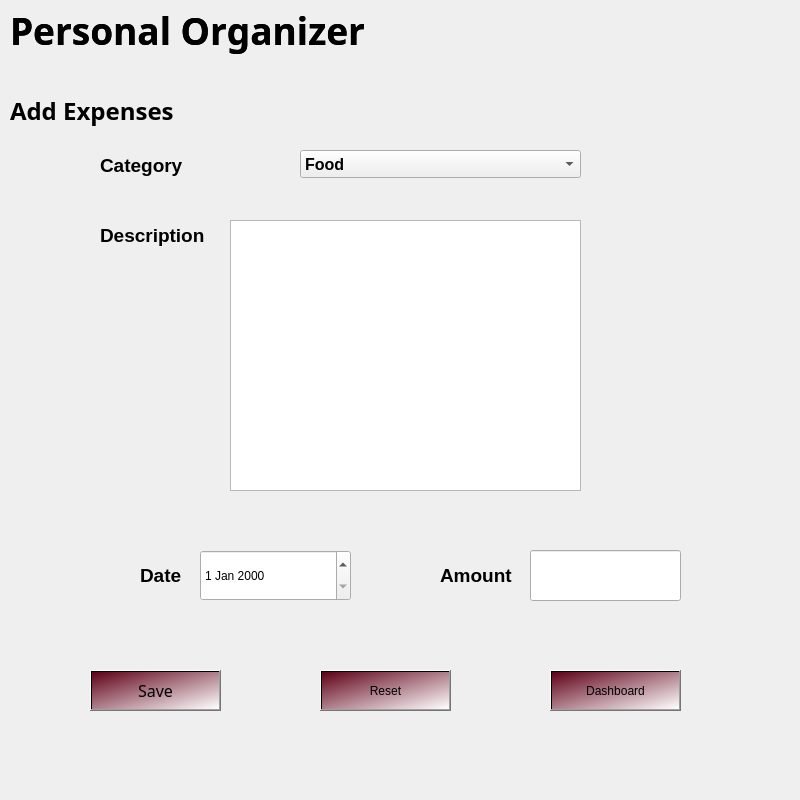
<?xml version="1.0" encoding="UTF-8"?>
<ui version="4.0">
 <class>addexpenses</class>
 <widget class="QDialog" name="addexpenses">
  <property name="geometry">
   <rect>
    <x>0</x>
    <y>0</y>
    <width>800</width>
    <height>800</height>
   </rect>
  </property>
  <property name="maximumSize">
   <size>
    <width>800</width>
    <height>800</height>
   </size>
  </property>
  <property name="windowTitle">
   <string>Dialog</string>
  </property>
  <property name="styleSheet">
   <string notr="true">alternate-background-color: rgb(45, 0, 58);</string>
  </property>
  <widget class="QLabel" name="label_4">
   <property name="geometry">
    <rect>
     <x>10</x>
     <y>0</y>
     <width>621</width>
     <height>61</height>
    </rect>
   </property>
   <property name="font">
    <font>
     <family>Perpetua Titling MT</family>
     <pointsize>28</pointsize>
     <bold>true</bold>
     <underline>false</underline>
     <strikeout>false</strikeout>
     <kerning>false</kerning>
    </font>
   </property>
   <property name="text">
    <string>Personal Organizer</string>
   </property>
  </widget>
  <widget class="QLabel" name="label_6">
   <property name="geometry">
    <rect>
     <x>10</x>
     <y>80</y>
     <width>241</width>
     <height>61</height>
    </rect>
   </property>
   <property name="font">
    <font>
     <family>Segoe UI Variable</family>
     <pointsize>18</pointsize>
     <bold>true</bold>
    </font>
   </property>
   <property name="text">
    <string>Add Expenses</string>
   </property>
  </widget>
  <widget class="QLabel" name="label_2">
   <property name="geometry">
    <rect>
     <x>100</x>
     <y>150</y>
     <width>171</width>
     <height>31</height>
    </rect>
   </property>
   <property name="font">
    <font>
     <pointsize>14</pointsize>
     <bold>true</bold>
    </font>
   </property>
   <property name="text">
    <string>Category</string>
   </property>
  </widget>
  <widget class="QComboBox" name="expensecomboBox">
   <property name="geometry">
    <rect>
     <x>300</x>
     <y>150</y>
     <width>281</width>
     <height>28</height>
    </rect>
   </property>
   <property name="font">
    <font>
     <pointsize>12</pointsize>
     <bold>true</bold>
    </font>
   </property>
   <item>
    <property name="text">
     <string>Food</string>
    </property>
   </item>
   <item>
    <property name="text">
     <string>Entertainment</string>
    </property>
   </item>
   <item>
    <property name="text">
     <string>Traveling</string>
    </property>
   </item>
   <item>
    <property name="text">
     <string>Clothing</string>
    </property>
   </item>
   <item>
    <property name="text">
     <string>Educational Equipments</string>
    </property>
   </item>
   <item>
    <property name="text">
     <string>University Fees</string>
    </property>
   </item>
   <item>
    <property name="text">
     <string>Additional expenses</string>
    </property>
   </item>
  </widget>
  <widget class="QLabel" name="label_3">
   <property name="geometry">
    <rect>
     <x>100</x>
     <y>220</y>
     <width>181</width>
     <height>31</height>
    </rect>
   </property>
   <property name="font">
    <font>
     <pointsize>14</pointsize>
     <bold>true</bold>
    </font>
   </property>
   <property name="text">
    <string>Description</string>
   </property>
  </widget>
  <widget class="QTextEdit" name="expensediscription">
   <property name="geometry">
    <rect>
     <x>230</x>
     <y>220</y>
     <width>351</width>
     <height>271</height>
    </rect>
   </property>
  </widget>
  <widget class="QDateEdit" name="expensedate">
   <property name="geometry">
    <rect>
     <x>200</x>
     <y>550</y>
     <width>151</width>
     <height>51</height>
    </rect>
   </property>
  </widget>
  <widget class="QLabel" name="label_5">
   <property name="geometry">
    <rect>
     <x>440</x>
     <y>560</y>
     <width>91</width>
     <height>31</height>
    </rect>
   </property>
   <property name="font">
    <font>
     <pointsize>14</pointsize>
     <bold>true</bold>
    </font>
   </property>
   <property name="text">
    <string>Amount</string>
   </property>
  </widget>
  <widget class="QLineEdit" name="expenseamount">
   <property name="geometry">
    <rect>
     <x>530</x>
     <y>550</y>
     <width>151</width>
     <height>51</height>
    </rect>
   </property>
  </widget>
  <widget class="QPushButton" name="expensreset">
   <property name="geometry">
    <rect>
     <x>320</x>
     <y>670</y>
     <width>131</width>
     <height>41</height>
    </rect>
   </property>
   <property name="styleSheet">
    <string notr="true">background-color: qlineargradient(spread:pad, x1:0, y1:0, x2:1, y2:1, stop:0 rgba(95, 0, 23, 255), stop:1 rgba(255, 255, 255, 255));
color: rgb(0, 0, 0);
font: 12pt &quot;Showcard Gothic&quot;;</string>
   </property>
   <property name="text">
    <string>Reset</string>
   </property>
  </widget>
  <widget class="QPushButton" name="expensesave">
   <property name="geometry">
    <rect>
     <x>90</x>
     <y>670</y>
     <width>131</width>
     <height>41</height>
    </rect>
   </property>
   <property name="font">
    <font>
     <family>Showcard Gothic</family>
     <pointsize>12</pointsize>
     <italic>false</italic>
     <bold>false</bold>
    </font>
   </property>
   <property name="styleSheet">
    <string notr="true">background-color: qlineargradient(spread:pad, x1:0, y1:0, x2:1, y2:1, stop:0 rgba(95, 0, 23, 255), stop:1 rgba(255, 255, 255, 255));
color: rgb(0, 0, 0);
font: 12pt &quot;Showcard Gothic&quot;;</string>
   </property>
   <property name="text">
    <string>Save</string>
   </property>
  </widget>
  <widget class="QPushButton" name="expensesave_2">
   <property name="geometry">
    <rect>
     <x>550</x>
     <y>670</y>
     <width>131</width>
     <height>41</height>
    </rect>
   </property>
   <property name="styleSheet">
    <string notr="true">background-color: qlineargradient(spread:pad, x1:0, y1:0, x2:1, y2:1, stop:0 rgba(95, 0, 23, 255), stop:1 rgba(255, 255, 255, 255));
color: rgb(0, 0, 0);
font: 12pt &quot;Showcard Gothic&quot;;</string>
   </property>
   <property name="text">
    <string>Dashboard</string>
   </property>
  </widget>
  <widget class="QLabel" name="label_7">
   <property name="geometry">
    <rect>
     <x>0</x>
     <y>-240</y>
     <width>821</width>
     <height>341</height>
    </rect>
   </property>
   <property name="styleSheet">
    <string notr="true">image:url(:/images/header.jpg)</string>
   </property>
   <property name="text">
    <string>TextLabel</string>
   </property>
  </widget>
  <widget class="QLabel" name="label_8">
   <property name="geometry">
    <rect>
     <x>10</x>
     <y>0</y>
     <width>641</width>
     <height>61</height>
    </rect>
   </property>
   <property name="font">
    <font>
     <family>Perpetua Titling MT</family>
     <pointsize>28</pointsize>
     <bold>true</bold>
     <underline>false</underline>
     <strikeout>false</strikeout>
     <kerning>false</kerning>
    </font>
   </property>
   <property name="text">
    <string>Personal Organizer</string>
   </property>
  </widget>
  <widget class="QLabel" name="label_9">
   <property name="geometry">
    <rect>
     <x>140</x>
     <y>560</y>
     <width>51</width>
     <height>31</height>
    </rect>
   </property>
   <property name="font">
    <font>
     <pointsize>14</pointsize>
     <bold>true</bold>
    </font>
   </property>
   <property name="text">
    <string>Date</string>
   </property>
  </widget>
  <widget class="QLabel" name="label">
   <property name="geometry">
    <rect>
     <x>-210</x>
     <y>90</y>
     <width>1291</width>
     <height>871</height>
    </rect>
   </property>
   <property name="styleSheet">
    <string notr="true">image:url(:/images/sky.jpg)</string>
   </property>
   <property name="text">
    <string>TextLabel</string>
   </property>
  </widget>
  <zorder>label</zorder>
  <zorder>label_7</zorder>
  <zorder>label_4</zorder>
  <zorder>label_6</zorder>
  <zorder>label_2</zorder>
  <zorder>expensecomboBox</zorder>
  <zorder>label_3</zorder>
  <zorder>expensediscription</zorder>
  <zorder>expensedate</zorder>
  <zorder>label_5</zorder>
  <zorder>expenseamount</zorder>
  <zorder>expensreset</zorder>
  <zorder>expensesave</zorder>
  <zorder>expensesave_2</zorder>
  <zorder>label_8</zorder>
  <zorder>label_9</zorder>
 </widget>
 <resources/>
 <connections/>
</ui>
